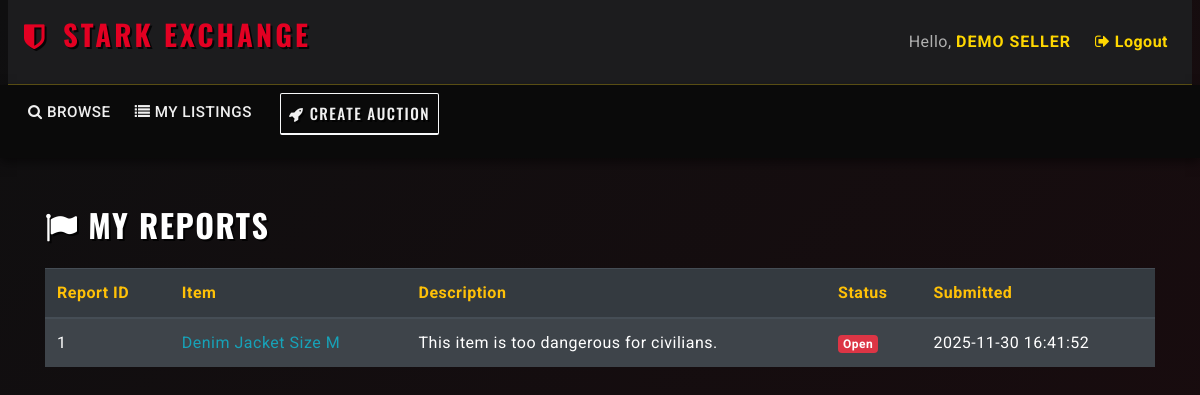
Page /myreports.php (signed in) on the committed database.
### tables this page shows
CREATE TABLE reports (
    report_id    INT AUTO_INCREMENT PRIMARY KEY,
    user_id      INT NOT NULL,       
    auction_id   INT NULL,
    item_id      INT NULL,
    description  TEXT NOT NULL,
    status       VARCHAR(50) NOT NULL DEFAULT 'open',
    created_at   DATETIME NOT NULL DEFAULT CURRENT_TIMESTAMP,

    CONSTRAINT fk_reports_user
        FOREIGN KEY (user_id)
        REFERENCES users(user_id)
        ON DELETE CASCADE
        ON UPDATE CASCADE,

    CONSTRAINT fk_reports_auction
        FOREIGN KEY (auction_id)
        REFERENCES auctions(auction_id)
        ON DELETE SET NULL
        ON UPDATE CASCADE,

    CONSTRAINT fk_reports_item
        FOREIGN KEY (item_id)
        REFERENCES items(item_id)
        ON DELETE SET NULL
        ON UPDATE CASCADE
);

CREATE TABLE items (
    item_id      INT AUTO_INCREMENT PRIMARY KEY,
    title        VARCHAR(255) NOT NULL,
    description  TEXT,
    image_path   VARCHAR(255) DEFAULT NULL,
    category_id  INT NOT NULL,
    seller_id    INT NOT NULL,
    created_at   DATETIME NOT NULL DEFAULT CURRENT_TIMESTAMP,

    CONSTRAINT fk_items_category
        FOREIGN KEY (category_id)
        REFERENCES categories(category_id)
        ON DELETE RESTRICT
        ON UPDATE CASCADE,

    CONSTRAINT fk_items_seller
        FOREIGN KEY (seller_id)
        REFERENCES users(user_id)
        ON DELETE CASCADE
        ON UPDATE CASCADE
);

### utilities.php (called while the page is built, shortened)
<?php
function get_db() {
    static $conn = null;
    if ($conn === null) {
        $conn = new mysqli(DB_HOST, DB_USER, DB_PASS, DB_NAME);
        $conn->set_charset(DB_CHARSET);
    }
    return $conn;
}
function db_query($sql, $types = '', $params = []) {
    $conn = get_db();
    $stmt = $conn->prepare($sql);
    $stmt->bind_param($types, ...$params);
    if (!$stmt->execute()) {
        die('Execute failed: ' . $stmt->error);
    }
    return $stmt->get_result();
}
?>

### myreports.php (the view, shortened to what this page needs)
<?php
require_once 'utilities.php';
$user_id = $_SESSION['user_id'];
$sql = "
    SELECT r.report_id, r.auction_id, r.item_id,
           r.description, r.status, r.created_at,
           i.title AS item_title
    FROM reports r
    JOIN items i ON r.item_id = i.item_id
    WHERE r.user_id = ?
    ORDER BY r.created_at DESC
";
$result = db_query($sql, "i", [$user_id]);
$reports = $result->fetch_all(MYSQLI_ASSOC);
include_once 'header.php';
?>
<div class="container mt-5">
    <h2 class="mb-4 text-warning">
        <i class="fa fa-flag"></i> My Reports
    </h2>
    <?php if (empty($reports)) : ?>
        <div class="alert alert-secondary">You have not submitted any reports.</div>
    <?php else : ?>
        <table class="table table-dark table-striped">
            <thead>
                <tr class="text-warning">
                    <th>Report ID</th>
                    <th>Item</th>
                    <th>Description</th>
                    <th>Status</th>
                    <th>Submitted</th>
                </tr>
            </thead>
            <tbody>
                <?php foreach ($reports as $r) : ?>
                    <tr>
                        <td><?= htmlspecialchars($r['report_id']) ?></td>
                        <td>
                            <a class="text-info"
                               href="listing.php?item_id=<?= urlencode($r['item_id']) ?>">
                               <?= htmlspecialchars($r['item_title']) ?>
                            </a>
                        </td>
                        <td><?= nl2br(htmlspecialchars($r['description'])) ?></td>
                        <td>
                            <?php if ($r['status'] == 'open'): ?>
                                <span class="badge bg-danger">Open</span>
                            <?php else: ?>
                                <span class="badge bg-success">Resolved</span>
                            <?php endif; ?>
                        </td>
                        <td><?= htmlspecialchars($r['created_at']) ?></td>
                    </tr>
                <?php endforeach; ?>
            </tbody>
        </table>
    <?php endif; ?>
</div>
<?php include_once 'footer.php'; ?>

### css/custom.css (style rules this page uses)
:root { --color-primary: #E30022; --color-accent: #FFD700; --color-bg-dark: #0A0A0A; --color-bg-secondary: #1C1C1E; --color-bg-input: #2D2D30; --color-text-light: #F0F0F0; --color-text-muted: #B0B0B0; }
body, html { background-color: var(--color-bg-dark) !important; background: linear-gradient(135deg, #0f0f10 0%, #1a0b0e 100%) !important; min-height: 100vh; color: var(--color-text-light) !important; font-family: 'Roboto', sans-serif !important; font-weight: 400; letter-spacing: 0.5px; }
h1, h2, h3, h4, h5, h6, .navbar-brand, .card-title, .container h2, .btn { font-family: 'Oswald', sans-serif !important; font-weight: 700; letter-spacing: 1.5px !important; text-transform: uppercase; color: white !important; text-shadow: 2px 2px 0px rgba(0,0,0,0.8) !important; margin-bottom: 15px; }

### rows in the picture
reports: report_id "1", item.title "Denim Jacket Size M", description "This item is too dangerous for civilians.", status "Open", created_at "2025-11-30 16:41:52"

### other values in the picture
$display_name "DEMO SELLER"
